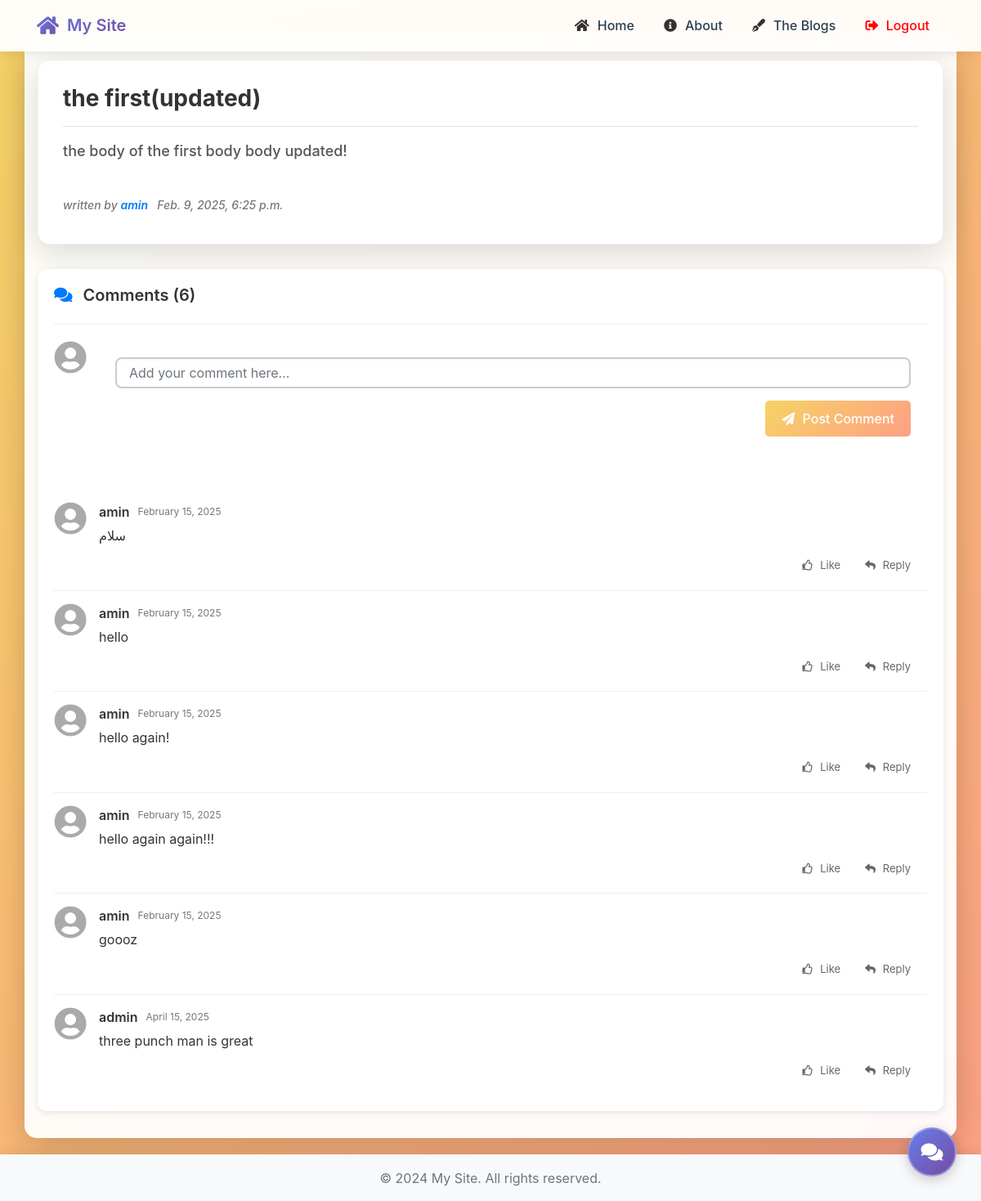
The page /blogs/2/ (signed in) on the database its author committed.
### blog/models.py (models this page shows, shortened)
class Post(models.Model):
    title = models.CharField(default='',max_length=20)
    text = models.TextField(default='',max_length=600)
    author = models.ForeignKey(settings.AUTH_USER_MODEL, on_delete=models.CASCADE)
    date = models.DateTimeField(auto_now_add=True)

class Comment(models.Model):
    post = models.ForeignKey(Post, related_name='comments', on_delete=models.CASCADE)
    author = models.ForeignKey(settings.AUTH_USER_MODEL, on_delete=models.CASCADE)
    text = models.TextField(default='',max_length=600)
    date = models.DateTimeField(auto_now_add=True)

### accounts/models.py (models this page shows)
class CustomUser(AbstractUser):
    age = models.IntegerField(null=True, blank=True)

### blog/views.py (the view)
# urls.py: path('<int:pk>/',views.blog_detail, name='blog_detail'),
def blog_detail(request, pk):
    post = get_object_or_404(Post, pk=pk)
    if request.method == 'POST':
        form = CommentForm(request.POST)
        if form.is_valid():
            obj = form.save(commit=False)
            obj.author = request.user
            obj.post = post
            obj.save()
            return redirect(reverse_lazy('blog_detail', kwargs={'pk': post.id}))
    else:
        form = CommentForm()
    return render(request, 'blog/detail.html', {'post': post, 'form': form})

### blog/forms.py
class CommentForm(ModelForm):
    class Meta:
        model = Comment
        fields = ['text']
        widgets = {
            'text': TextInput(attrs={'placeholder': 'Add your comment here...', 'class': 'form-control'}),
        }

### templates/blog/detail.html (shortened to what this page needs)
{% extends "blog_base.html" %}
{% block body %}
<div class='blog-detail'>
    <h1 class='all-texts-blogs'>{{post.title}}</h1>
    <hr>
    <h2 class='all-texts-blogs'>{{post.text}}</h2>
    <br>
    <h3 class='all-texts-blogs'>written by <span class='name'>{{post.author.username}}</span> &nbsp;&nbsp;{{post.date}}</h3>
</div>
<div class="comments-section">
    <div class="comments-header">
        <h2><i class="fas fa-comments"></i> Comments ({{ post.comments.all|length }})</h2>
    </div>
    {% if user.is_authenticated %}
    <div class="comment-form-container">
        <div class="user-avatar">
            <i class="fas fa-user-circle"></i>
        </div>
        <div class="comment-input-area">
            <form action='' method='POST' class="comment-form">
                <div class="form-group">
                    {{ form.text }}
                </div>
                <div class="comment-actions">
                    <button type="submit" class="comment-submit-btn"><i class="fas fa-paper-plane"></i> Post Comment</button>
                </div>
            </form>
        </div>
    </div>
    {% else %}
    <div class="login-to-comment">
        <p><i class="fas fa-lock"></i> Please <a href="{% url 'login' %}">login</a> to leave a comment.</p>
    </div>
    {% endif %}
    <div class="comments-list">
        {% if post.comments.all %}
            {% for comment in post.comments.all %}
            <div class="comment-item">
                <div class="comment-avatar">
                    <i class="fas fa-user-circle"></i>
                </div>
                <div class="comment-content">
                    <div class="comment-header">
                        <span class="comment-author">{{ comment.author }}</span>
                        <span class="comment-date">{{ comment.date|date:"F d, Y" }}</span>
                    </div>
                    <div class="comment-text">
                        {{ comment.text }}
                    </div>
                    <div class="comment-actions">
                        <button class="action-btn like-btn"><i class="far fa-thumbs-up"></i> Like</button>
                        <button class="action-btn reply-btn"><i class="fas fa-reply"></i> Reply</button>
                    </div>
                </div>
            </div>
            {% endfor %}
        {% else %}
            <div class="no-comments">
                <p><i class="far fa-comment-alt"></i> No comments yet. Be the first to comment!</p>
            </div>
        {% endif %}
    </div>
</div>
{% endblock body %}

### static/css/style.css (style rules this page uses)
:root { --primary-color: #007bff; --secondary-color: #6c757d; --success-color: #28a745; --danger-color: #dc3545; --light-color: #f8f9fa; --dark-color: #343a40; --gradient-primary: linear-gradient(135deg, #667eea 0%, #764ba2 100%); --gradient-secondary: linear-gradient(135deg, #a8edea 0%, #fed6e3 100%); --gradient-dark: linear-gradient(135deg, #2c3e50 0%, #3498db 100%); --gradient-auth: linear-gradient(135deg, #00c6ff 0%, #0072ff 100%); --gradient-blog: linear-gradient(135deg, #f6d365 0%, #fda085 100%); --gradient-home: linear-gradient(135deg, #84fab0 0%, #8fd3f4 100%); }
body { min-height: 100vh; display: flex; flex-direction: column; margin: 0; padding: 0; font-family: -apple-system, BlinkMacSystemFont, "Segoe UI", Roboto, "Helvetica Neue", Arial, sans-serif; background-size: 200% 200%; animation: gradientShift 15s ease infinite; position: relative; }
body.blog-page { background: var(--gradient-blog); }
.form-group { margin-bottom: 1.2rem; }
.form-control { border-radius: 8px; padding: 0.75rem 1rem; border: 1px solid rgba(0, 0, 0, 0.1); background: rgba(255, 255, 255, 0.9); transition: all 0.3s ease; }
.blog-detail { background: white; padding: 30px; border-radius: 15px; box-shadow: 0 10px 40px rgba(0, 0, 0, 0.15); margin-bottom: 20px; border: 1px solid rgba(0, 0, 0, 0.05); }
.blog-detail h1 { color: #333; font-size: 28px; margin-bottom: 15px; font-weight: 700; }
.blog-detail h2 { color: #555; font-size: 18px; line-height: 1.6; margin-bottom: 20px; }
.blog-detail h3 { color: #777; font-size: 14px; font-style: italic; }
.blog-detail .name { color: var(--primary-color); font-weight: 600; }
form { background: rgba(255, 255, 255, 0.8); padding: 20px; border-radius: 8px; margin-bottom: 20px; }
input[type="text"], input[type="email"], input[type="password"], input[type="search"], input[type="number"], input[type="tel"], select, textarea { width: 100%; padding: 12px 15px; border: 2px solid rgba(0, 0, 0, 0.2); border-radius: 8px; font-size: 16px; background: white; box-shadow: inset 0 1px 3px rgba(0, 0, 0, 0.05); transition: all 0.3s ease; font-family: -apple-system, BlinkMacSystemFont, "Segoe UI", Roboto, "Helvetica Neue", Arial, sans-serif; margin-bottom: 15px; }
form input[type="submit"], button[type="submit"]:not(#button-send) { background: var(--gradient-blog); color: white; border: none; padding: 10px 20px; border-radius: 5px; cursor: pointer; transition: all 0.3s ease; font-weight: 500; font-size: 16px; }
.all-texts-blogs { color: #333; }

### templates/blog/detail.html (style rules this page uses)
.comments-section { margin-top: 30px; background: white; border-radius: 12px; box-shadow: 0 2px 10px rgba(0, 0, 0, 0.1); overflow: hidden; padding: 20px; }
.comments-header { margin-bottom: 20px; border-bottom: 1px solid #eee; padding-bottom: 15px; }
.comments-header h2 { font-size: 20px; color: #333; font-weight: 600; }
.comments-header h2 i { margin-right: 8px; color: var(--primary-color); }
.comment-form-container { display: flex; margin-bottom: 25px; align-items: flex-start; }
.user-avatar, .comment-avatar { width: 40px; height: 40px; flex-shrink: 0; margin-right: 15px; display: flex; align-items: center; justify-content: center; }
.user-avatar i, .comment-avatar i { font-size: 40px; color: #aaa; }
.comment-input-area { flex-grow: 1; }
.comment-form .form-group { margin-bottom: 10px; }
.comment-actions { display: flex; justify-content: flex-end; }
.comment-submit-btn { background: var(--gradient-primary); color: white; border: none; padding: 8px 16px; border-radius: 20px; font-weight: 500; cursor: pointer; transition: all 0.3s; }
.comment-submit-btn i { margin-right: 5px; }
.comments-list { margin-top: 25px; }
.comment-item { display: flex; padding: 15px 0; border-bottom: 1px solid #eee; }
.comment-item:last-child { border-bottom: none; }
.comment-content { flex-grow: 1; }
.comment-header { margin-bottom: 5px; display: flex; align-items: center; }
.comment-author { font-weight: 600; color: #333; margin-right: 10px; }
.comment-date { font-size: 12px; color: #777; }
.comment-text { margin-bottom: 10px; line-height: 1.5; color: #333; }
.comment-actions .action-btn { background: none; border: none; color: #666; font-size: 13px; padding: 5px 10px; cursor: pointer; transition: color 0.3s; margin-right: 10px; }
.comment-actions .action-btn i { margin-right: 5px; }

### rows shown on the page
Post: title "the first(updated)", text "the body of the first body body updated!", author.username "amin", date "Feb. 9, 2025, 6:25 p.m.", comments.all|length "6"
Comment: author "amin", date "February 15, 2025", text "سلام"
Comment: author "amin", date "February 15, 2025", text "hello"
Comment: author "amin", date "February 15, 2025", text "hello again!"
Comment: author "amin", date "February 15, 2025", text "hello again again!!!"
Comment: author "amin", date "February 15, 2025", text "goooz"
Comment: author "admin", date "April 15, 2025", text "three punch man is great"
